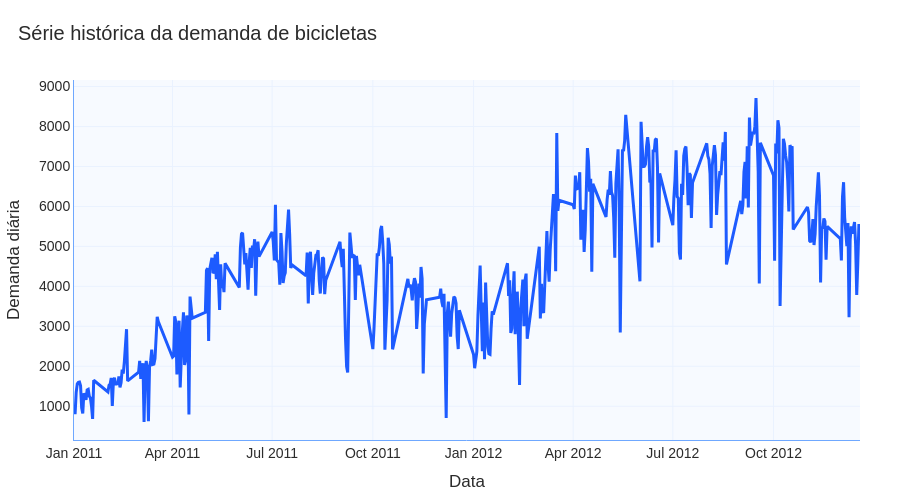

Notebook cell for this chart:
### Markdown cell above
### 08.09 Gráfico da série histórica

### Code cell
fig = grafico_linha_padrao(
    df=serie_historica,
    x="data_hora",
    y="demanda",
    titulo="Série histórica da demanda de bicicletas",
    labels={
        "data_hora": "Data",
        "demanda": "Demanda diária"
    },
    altura=500
)

fig.show()

### Figure 1 — Plotly figure (JSON) as saved in the notebook; plotly's stock layout.template omitted (floating-point values rounded to 4 significant figures; data arrays with more than 128 entries replaced by an {"elided": "..."} marker saying what was removed)
{"data": [{"hovertemplate": "Data=%{x}<br>Demanda diária=%{y}<extra></extra>", "legendgroup": "", "line": {"color": "#1D5BFF", "dash": "solid", "width": 3}, "marker": {"symbol": "circle"}, "mode": "lines", "name": "", "orientation": "v", "showlegend": false, "type": "scatter", "x": {"elided": "456 str values"}, "xaxis": "x", "y": {"elided": "456 int values"}, "yaxis": "y"}], "layout": {"colorway": ["#1D5BFF", "#123C8C", "#6FA8FF", "#4C78A8", "#7DA6FF", "#9EC5FF"], "font": {"color": "#2B2B2B", "family": "Arial, sans-serif", "size": 14}, "height": 500, "hovermode": "x unified", "legend": {"orientation": "h", "tracegroupgap": 0, "x": 1, "xanchor": "right", "y": 1.02, "yanchor": "bottom"}, "margin": {"b": 60, "l": 60, "r": 40, "t": 80}, "paper_bgcolor": "#FFFFFF", "plot_bgcolor": "#F7FAFF", "title": {"text": "Série histórica da demanda de bicicletas", "x": 0.02}, "xaxis": {"anchor": "y", "domain": [0, 1], "gridcolor": "#EAF2FF", "linecolor": "#6FA8FF", "showgrid": true, "tickfont": {"color": "#2B2B2B"}, "title": {"font": {"color": "#2B2B2B"}, "text": "Data"}}, "yaxis": {"anchor": "x", "domain": [0, 1], "gridcolor": "#EAF2FF", "linecolor": "#6FA8FF", "showgrid": true, "tickfont": {"color": "#2B2B2B"}, "title": {"font": {"color": "#2B2B2B"}, "text": "Demanda diária"}}}}
